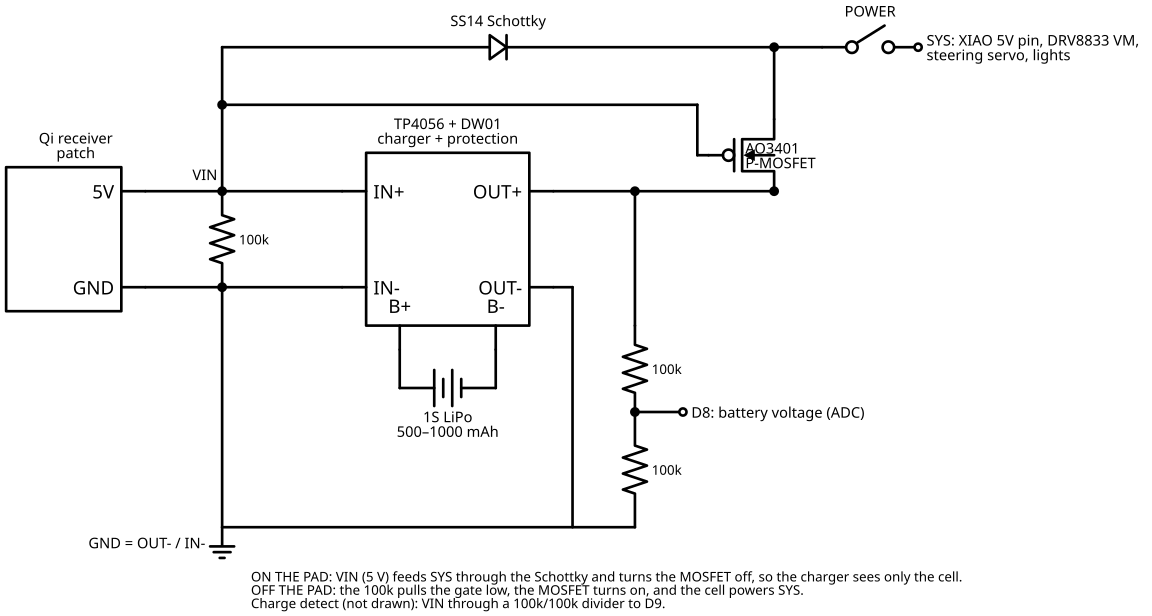

Write the Python code that produced this figure.
"""Car power path: Qi receiver -> TP4056 charger + load sharing (Unit 16).
Run: python power_path.py -> power_path.svg"""
import schemdraw
import schemdraw.elements as elm

with schemdraw.Drawing(file="power_path.svg", show=False) as d:
    d.config(fontsize=11, unit=2.0)
    Y5, Y0, SYS, GND = 2.0, 0.0, 5.0, -5.0
    XVIN, XCHG, XFET, XDIV = 4.0, 6.5, 15.5, 12.6

    # Qi receiver module
    qi = elm.Ic(pins=[elm.IcPin(name="GND", side="right"), elm.IcPin(name="5V", side="right")],
                size=(2.4, 3.0), pinspacing=2.0, edgepadW=0.5).anchor("5V").at((2.4, Y5))
    qi.label("Qi receiver\npatch", loc="top")

    # TP4056 + DW01 module: IN+/IN- left, OUT+/OUT- right, B+/B- bottom
    chg = elm.Ic(pins=[elm.IcPin(name="IN-", side="left"), elm.IcPin(name="IN+", side="left"),
                       elm.IcPin(name="OUT-", side="right"), elm.IcPin(name="OUT+", side="right"),
                       elm.IcPin(name="B+", side="bottom"), elm.IcPin(name="B-", side="bottom")],
                 size=(3.4, 3.6), pinspacing=2.0, edgepadW=0.5, edgepadH=0.8).anchor("IN+").at((XCHG, Y5))
    chg.label("TP4056 + DW01\ncharger + protection", loc="top")

    # 5 V from the Qi patch = VIN
    elm.Line().at(qi["5V"]).right().tox(XVIN)
    vin = elm.Dot()
    elm.Line().right().to(chg["IN+"])
    elm.Line().at(qi.GND).right().to(chg["IN-"])
    elm.Resistor().at(vin.center).down().to((XVIN, Y0)).label("100k", loc="bottom", fontsize=10)
    elm.Dot().at((XVIN, Y0))
    elm.Label().at((XVIN - 0.2, Y5 + 0.45)).label("VIN", halign="right")

    # battery on B+/B-
    elm.Line().at(chg["B+"]).down().length(0.8)
    elm.Battery().right().to((chg["B-"][0], chg["B+"][1] - 0.8)).label("1S LiPo\n500–1000 mAh", loc="bottom")
    elm.Line().up().to(chg["B-"])

    # SYS rail: VIN through a Schottky
    elm.Line().at(vin.center).up().toy(SYS)
    elm.Diode().right().tox(XFET).label("SS14 Schottky", loc="top")
    sysn = elm.Dot()

    # OUT+ through the P-MOSFET (drain at OUT+, source at SYS)
    elm.Line().at(chg["OUT+"]).right().tox(XFET)
    elm.Dot()
    q = elm.PFet(bulk=True).right().reverse().anchor("drain").at((XFET, Y5))
    q.label("AO3401\nP-MOSFET", loc="right", ofst=(0.6, 0))
    elm.Line().at(q.source).up().to(sysn.center)
    # gate follows VIN
    elm.Line().at(q.gate).left().tox(XFET - 1.6)
    elm.Line().up().toy(SYS - 1.2)
    elm.Line().left().tox(XVIN)
    elm.Dot()

    # SYS out through the power switch
    elm.Line().at(sysn.center).right().length(1.0)
    elm.Switch().right().label("POWER", loc="top")
    elm.Dot(open=True).label("SYS: XIAO 5V pin, DRV8833 VM,\nsteering servo, lights", loc="right")

    # battery-voltage divider off OUT+
    ob = elm.Dot().at((XDIV, Y5))
    elm.Line().down().toy(Y0 - 0.8)
    elm.Resistor().down().length(1.8).label("100k", loc="bottom", fontsize=10)
    vb = elm.Dot()
    elm.Line().right().length(1.0)
    elm.Dot(open=True).label("D8: battery voltage (ADC)", loc="right")
    elm.Resistor().at(vb.center).down().toy(GND).label("100k", loc="bottom", fontsize=10)

    # ground: system ground is OUT- (the protected side), never B-
    elm.Line().at(chg["OUT-"]).right().length(0.4)
    elm.Line().down().toy(GND)
    elm.Line().at((XVIN, Y0)).down().toy(GND)
    elm.Line().at((XVIN, GND)).right().tox(vb.center[0])
    elm.Ground().at((XVIN, GND)).label("GND = OUT- / IN-", loc="left")

    elm.Label().at((XVIN + 0.5, GND - 1.4)).label(
        "ON THE PAD: VIN (5 V) feeds SYS through the Schottky and turns the MOSFET off, so the charger sees only the cell.\n"
        "OFF THE PAD: the 100k pulls the gate low, the MOSFET turns on, and the cell powers SYS.\n"
        "Charge detect (not drawn): VIN through a 100k/100k divider to D9.",
        halign="left", fontsize=10)
